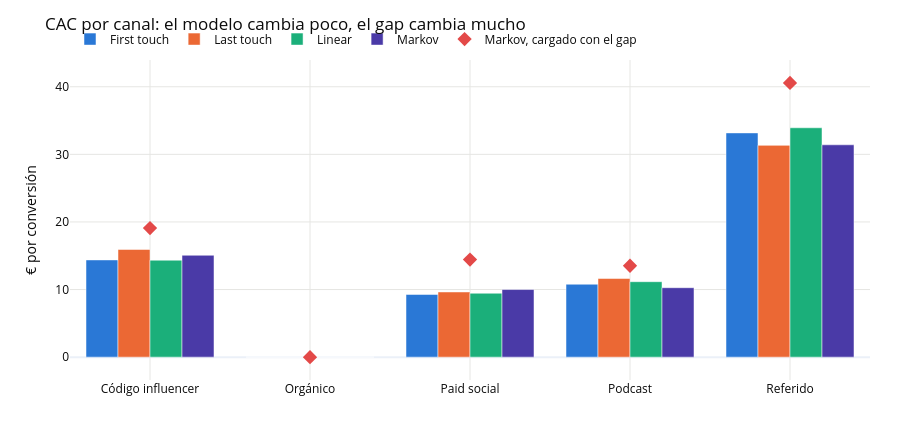

Here is the notebook cell this chart was saved with:
### Markdown cell above
## 8. CAC por canal

Ya se puede dividir. El numerador es el coste ponderado del canal dentro de la ventana; el
denominador, las conversiones que cada modelo le asigna.

### Code cell
# El coste se parte en dos: el que tiene cliente detrás (repartible) y el huérfano.
# Sumarlos antes de dividir sería contar el huérfano dos veces.
orphan_cost = orphan.groupby("channel").weighted_cost_eur.sum().reindex(credit.index).fillna(0.0)
attributable_cost = (window[window.customer_key.notna()].groupby("channel").weighted_cost_eur.sum()
                     .reindex(credit.index).fillna(0.0))
conversions = credit / 100 * n_attributed

cac = pd.DataFrame({"coste_asignable": attributable_cost, "coste_huerfano": orphan_cost})
for model in credit.columns:
    cac[model] = attributable_cost / conversions[model]
cac["cac_cargado_markov"] = (attributable_cost + orphan_cost) / conversions["markov"]
cac["conversiones_markov"] = conversions["markov"]
print("CAC por canal y modelo (€ por conversión):")
print(cac.round(2).to_string())

blended = attributable_cost.sum() / conversions["markov"].sum()
print()
print(f"CAC medio del reparto (coste asignable / conversiones atribuidas): {blended:.2f} €")
print(f"  -> coincide con el CAC atribuible de la sección 5: {cac_attributable:.2f} €")
print(f"CAC medio cargado (todo el gasto / todas las altas): {cac_loaded:.2f} €")
print(f"  el gap sube el CAC un {cac_loaded / blended - 1:.0%}")

fig = go.Figure()
for model in credit.columns:
    fig.add_trace(go.Bar(x=[CHANNEL_LABEL[c] for c in cac.index], y=cac[model],
                         name=MODEL_LABEL[model], marker_color=MODEL_COLOR[model]))
fig.add_trace(go.Scatter(x=[CHANNEL_LABEL[c] for c in cac.index], y=cac["cac_cargado_markov"],
                         name="Markov, cargado con el gap", mode="markers",
                         marker=dict(color=C_RED, size=11, symbol="diamond")))
fig.update_layout(**{**PLOT_LAYOUT, "height": 430, "barmode": "group", "hovermode": "x"},
                  title="CAC por canal: el modelo cambia poco, el gap cambia mucho",
                  yaxis_title="€ por conversión")
fig.show()

### Figure 1 — Plotly figure (JSON) as saved in the notebook; plotly's stock layout.template omitted (floating-point values rounded to 4 significant figures)
{"data": [{"marker": {"color": "#2a78d6"}, "name": "First touch", "type": "bar", "x": ["Código influencer", "Orgánico", "Paid social", "Podcast", "Referido"], "y": [14.38, 0.0, 9.274, 10.79, 33.17]}, {"marker": {"color": "#eb6834"}, "name": "Last touch", "type": "bar", "x": ["Código influencer", "Orgánico", "Paid social", "Podcast", "Referido"], "y": [15.93, 0.0, 9.641, 11.63, 31.33]}, {"marker": {"color": "#1baf7a"}, "name": "Linear", "type": "bar", "x": ["Código influencer", "Orgánico", "Paid social", "Podcast", "Referido"], "y": [14.34, 0.0, 9.452, 11.16, 33.93]}, {"marker": {"color": "#4a3aa7"}, "name": "Markov", "type": "bar", "x": ["Código influencer", "Orgánico", "Paid social", "Podcast", "Referido"], "y": [15.07, 0.0, 10.0, 10.27, 31.41]}, {"marker": {"color": "#e34948", "size": 11, "symbol": "diamond"}, "mode": "markers", "name": "Markov, cargado con el gap", "type": "scatter", "x": ["Código influencer", "Orgánico", "Paid social", "Podcast", "Referido"], "y": [19.09, 0.0, 14.44, 13.52, 40.57]}], "layout": {"barmode": "group", "font": {"color": "#0b0b0b", "size": 12}, "height": 430, "hovermode": "x", "legend": {"orientation": "h", "x": 0, "y": 1.02, "yanchor": "bottom"}, "margin": {"b": 50, "l": 70, "r": 30, "t": 60}, "title": {"text": "CAC por canal: el modelo cambia poco, el gap cambia mucho"}, "xaxis": {"gridcolor": "#e6e6e3"}, "yaxis": {"gridcolor": "#e6e6e3", "title": {"text": "€ por conversión"}}}}
